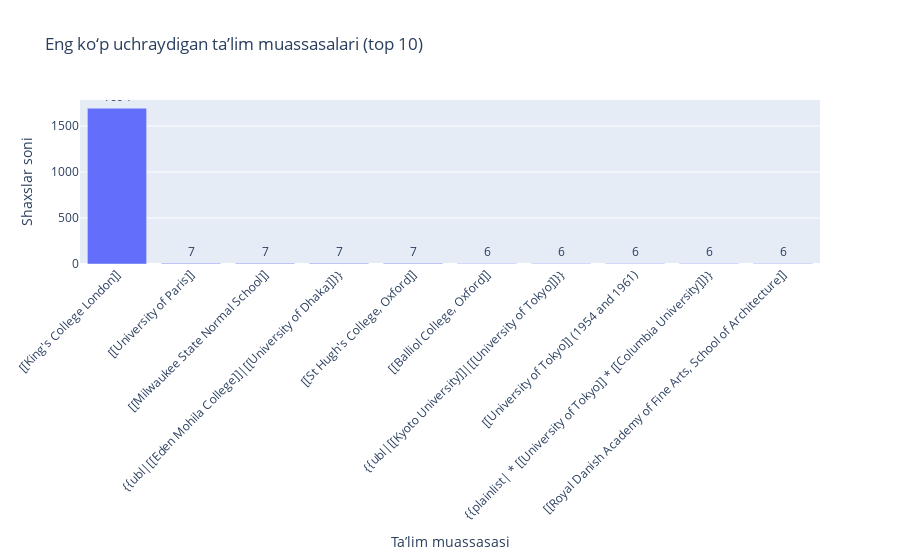

Here is the notebook cell this chart was saved with:
### Markdown cell above
# eng ko‘p uchraydigan ta’lim muassasalari va mukofotlar:

### Code cell
import plotly.express as px

alma_mater_counts = df['alma_mater'].value_counts().reset_index()
alma_mater_counts.columns = ['alma_mater', 'count']
top_alma_mater = alma_mater_counts.head(10)

fig = px.bar(
    top_alma_mater,
    x='alma_mater',
    y='count',
    title='Eng ko‘p uchraydigan ta’lim muassasalari (top 10)',
    labels={'alma_mater': 'Ta’lim muassasasi', 'count': 'Shaxslar soni'},
    text='count'
)

fig.update_traces(textposition='outside')
fig.update_layout(xaxis_tickangle=-45)
fig.show()

### Figure 1 — Plotly figure (JSON) as saved in the notebook; plotly's stock layout.template omitted (floating-point values rounded to 4 significant figures)
{"data": [{"hovertemplate": "Ta’lim muassasasi=%{x}<br>Shaxslar soni=%{text}<extra></extra>", "legendgroup": "", "marker": {"color": "#636efa", "pattern": {"shape": ""}}, "name": "", "orientation": "v", "showlegend": false, "text": [1694.0, 7.0, 7.0, 7.0, 7.0, 6.0, 6.0, 6.0, 6.0, 6.0], "textposition": "outside", "type": "bar", "x": ["[[King's College London]]", "[[University of Paris]]", "[[Milwaukee State Normal School]]", "{{ubl|[[Eden Mohila College]]|[[University of Dhaka]]}}", "[[St Hugh's College, Oxford]]", "[[Balliol College, Oxford]]", "{{ubl|[[Kyoto University]]|[[University of Tokyo]]}}", "[[University of Tokyo]] (1954 and 1961)", "{{plainlist| * [[University of Tokyo]] * [[Columbia University]]}}", "[[Royal Danish Academy of Fine Arts, School of Architecture]]"], "xaxis": "x", "y": [1694, 7, 7, 7, 7, 6, 6, 6, 6, 6], "yaxis": "y"}], "layout": {"barmode": "relative", "legend": {"tracegroupgap": 0}, "title": {"text": "Eng ko‘p uchraydigan ta’lim muassasalari (top 10)"}, "xaxis": {"anchor": "y", "domain": [0, 1], "tickangle": -45, "title": {"text": "Ta’lim muassasasi"}}, "yaxis": {"anchor": "x", "domain": [0, 1], "title": {"text": "Shaxslar soni"}}}}
